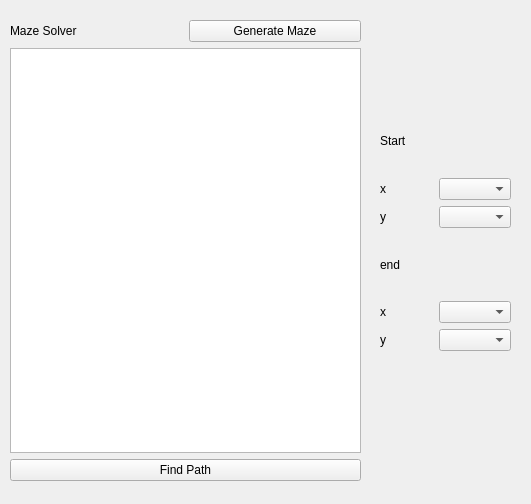
<?xml version="1.0" encoding="UTF-8"?>
<ui version="4.0">
 <class>MainWindow</class>
 <widget class="QWidget" name="MainWindow">
  <property name="geometry">
   <rect>
    <x>0</x>
    <y>0</y>
    <width>531</width>
    <height>504</height>
   </rect>
  </property>
  <property name="windowTitle">
   <string>MainWindow</string>
  </property>
  <property name="autoFillBackground">
   <bool>false</bool>
  </property>
  <widget class="QWidget" name="layoutWidget">
   <property name="geometry">
    <rect>
     <x>10</x>
     <y>20</y>
     <width>351</width>
     <height>461</height>
    </rect>
   </property>
   <layout class="QVBoxLayout" name="verticalLayout">
    <item>
     <layout class="QHBoxLayout" name="horizontalLayout">
      <item>
       <widget class="QLabel" name="titleLabel">
        <property name="text">
         <string>Maze Solver</string>
        </property>
       </widget>
      </item>
      <item>
       <widget class="QPushButton" name="generateMaze">
        <property name="text">
         <string>Generate Maze</string>
        </property>
       </widget>
      </item>
     </layout>
    </item>
    <item>
     <widget class="QGraphicsView" name="graphicsView"/>
    </item>
    <item>
     <widget class="QPushButton" name="findPath">
      <property name="text">
       <string>Find Path</string>
      </property>
     </widget>
    </item>
   </layout>
  </widget>
  <widget class="QWidget" name="">
   <property name="geometry">
    <rect>
     <x>380</x>
     <y>110</y>
     <width>131</width>
     <height>241</height>
    </rect>
   </property>
   <layout class="QVBoxLayout" name="verticalLayout_8">
    <item>
     <layout class="QVBoxLayout" name="verticalLayout_4">
      <item>
       <widget class="QLabel" name="label">
        <property name="text">
         <string>Start</string>
        </property>
       </widget>
      </item>
      <item>
       <layout class="QHBoxLayout" name="horizontalLayout_2">
        <item>
         <layout class="QVBoxLayout" name="verticalLayout_2">
          <item>
           <widget class="QLabel" name="label_6">
            <property name="text">
             <string>x</string>
            </property>
           </widget>
          </item>
          <item>
           <widget class="QLabel" name="label_5">
            <property name="text">
             <string>y</string>
            </property>
           </widget>
          </item>
         </layout>
        </item>
        <item>
         <layout class="QVBoxLayout" name="verticalLayout_3">
          <item>
           <widget class="QComboBox" name="inputStartx"/>
          </item>
          <item>
           <widget class="QComboBox" name="inputStarty"/>
          </item>
         </layout>
        </item>
       </layout>
      </item>
     </layout>
    </item>
    <item>
     <layout class="QVBoxLayout" name="verticalLayout_5">
      <item>
       <widget class="QLabel" name="label_2">
        <property name="text">
         <string>end</string>
        </property>
       </widget>
      </item>
      <item>
       <layout class="QHBoxLayout" name="horizontalLayout_3">
        <item>
         <layout class="QVBoxLayout" name="verticalLayout_6">
          <item>
           <widget class="QLabel" name="label_7">
            <property name="text">
             <string>x</string>
            </property>
           </widget>
          </item>
          <item>
           <widget class="QLabel" name="label_8">
            <property name="text">
             <string>y</string>
            </property>
           </widget>
          </item>
         </layout>
        </item>
        <item>
         <layout class="QVBoxLayout" name="verticalLayout_7">
          <item>
           <widget class="QComboBox" name="inputEndx"/>
          </item>
          <item>
           <widget class="QComboBox" name="inputEndy"/>
          </item>
         </layout>
        </item>
       </layout>
      </item>
     </layout>
    </item>
   </layout>
  </widget>
 </widget>
 <resources/>
 <connections/>
</ui>
